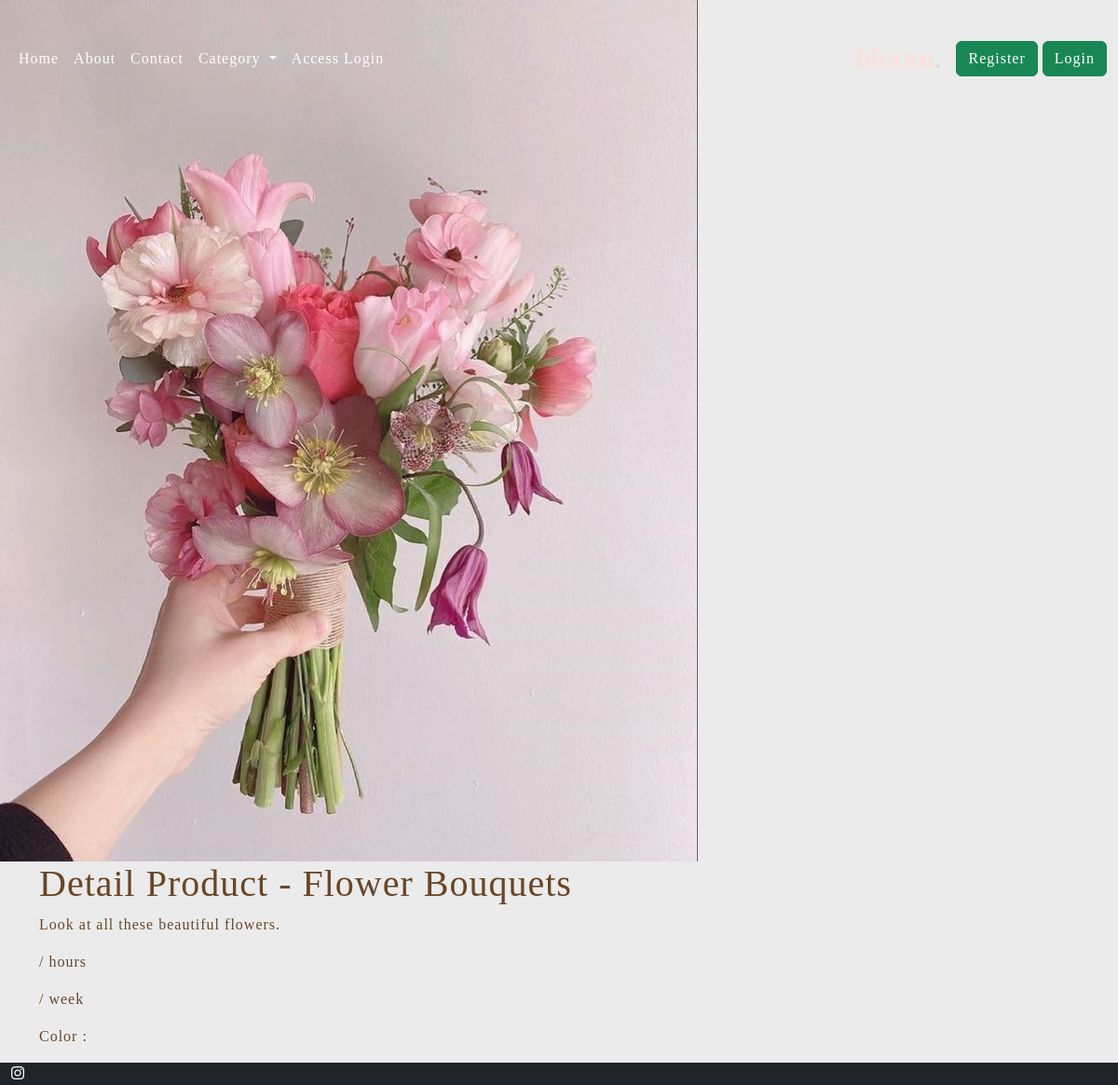
The app's page /detailProduct/FlowerBouquets with its own data.
### app/models.py (models this page shows, shortened)
class Product(models.Model):
    product_title = models.CharField(max_length=250, null=True, blank=True )
    product_description = models.TextField(max_length=2000, null=True, blank=True)
    product_image = models.ImageField(upload_to="product/", null=True, blank=True)
    product_slug = models.SlugField(unique=True,  null=True, blank=True)
    product_price = models.DecimalField(max_digits=5, decimal_places=2, null=True, blank=True)

### app/views.py (the view)
# urls.py: path('detailProduct/<slug>', views.detailProduct, name="detailProductPage"),
def detailProduct(request, slug):
    productDetail = Product.objects.get(product_slug=slug)
    context = {"productDetail":productDetail}
    return render(request, 'detailProduct.html', context)

### app/templates/detailProduct.html
{% extends 'base/index.html' %}
{% block content %}
<img src="{{productDetail.product_image.url}}" class="imageBanner" alt="">
<div class="container">
    <h1>Detail Product - {{productDetail.product_title}}</h1>
    <p>{{productDetail.product_description}}</p>
    <p>{{productDetail.product_hours}} / hours</p>
    <p>{{productDetail.product_week}} / week</p>
    <p>Color : {% for color in productDetail.product_color.all %} {{color}} {% endfor %} </p>
</div>
{% endblock %}

### app/static/css/style.css (style rules this page uses)
* { margin: 0; padding: 0; }
body { line-height: 1.5; background-color: rgb(235, 235, 235); letter-spacing: 1px; font-family: "Lora", serif; font-weight: 400; font-style: normal; font-size: 1em; color: rgb(104, 70, 39); }

### records on screen
Product: product_image (picture), product_title "Flower Bouquets", product_description "Look at all these beautiful flowers."
